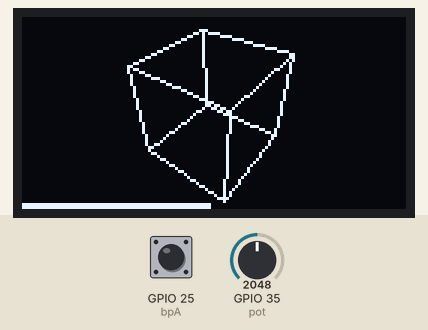
Simulated run of this program. Board: ESP32 board running MicroPython. On the bench: 128×64 one-colour display. Inputs (shaded band) come from the test bench; at power-on: GPIO 35 (pot) = 2048, GPIO 25 (bpA) LOW (analog values on the 0–4095 scale). Random numbers come from a fixed seed; library files of the repository ran but are not shown: sh1106.py; what the program prints to the serial console is not drawn.

Above: at 1.2 s.
1.3 s: GPIO 35 (pot) set to 88
At 2.34 s:
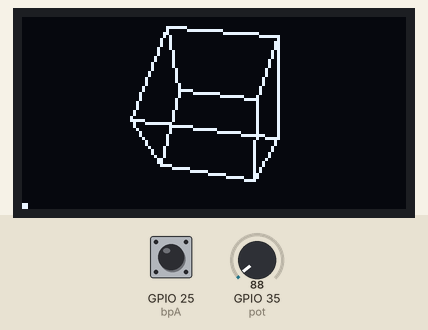
2.8 s: GPIO 25 (bpA) driven HIGH
At 2.8 s:
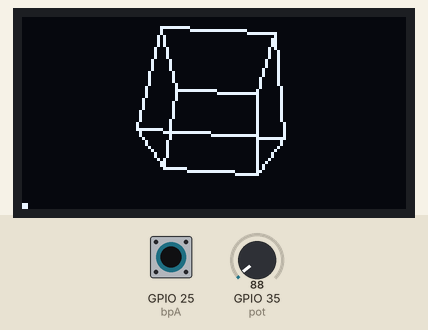
4.3 s: GPIO 25 (bpA) driven LOW
At 4.8 s:
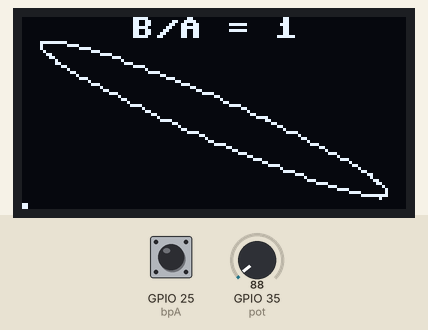
6.0 s: GPIO 35 (pot) set to 22
At 6.6 s:
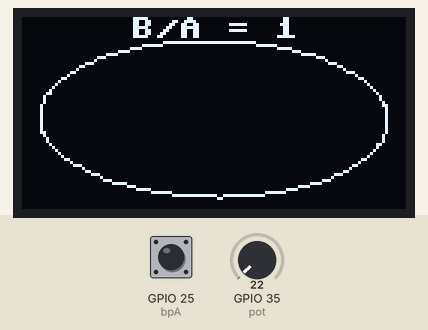
7.6 s: GPIO 35 (pot) set to 102
At 8.7 s:
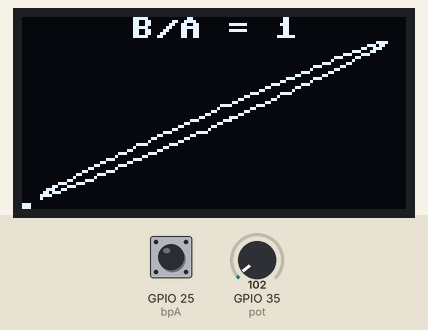
9.1 s: GPIO 25 (bpA) pulsed HIGH 2 times (0.12 s each, 0.3 s apart)
At 9.47 s:
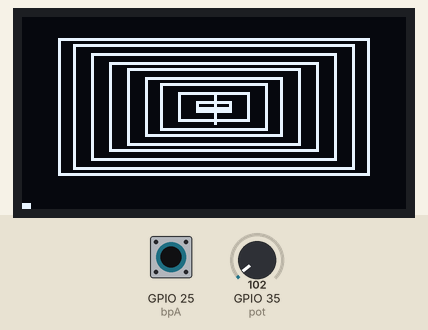

The program:

oled_potentiometre.py
```python
# oled_potentiometre.py — OLED 1.3" + potentiomètre
# -----------------------------------------------------------------------
# Pins : SCL→22  SDA→21  3.3V  GND
#        Pot→35 (broche centrale)   bpA→25 (animation suivante)
#
# 4 animations — le potentiomètre contrôle un paramètre en temps réel :
#   1. Cube 3D       → vitesse de rotation (lent ↔ rapide)
#   2. Lissajous     → ratio B/A  (1=cercle  2=huit  3=trèfle  4=nœud  5=étoile)
#   3. Tunnel infini → vitesse de défilement
#   4. Égaliseur     → énergie / amplitude des barres
#
# Indicateur en bas de l'écran (barre fine) = position du potentiomètre
# -----------------------------------------------------------------------

from machine import I2C, Pin, ADC
from sh1106 import SH1106_I2C
from time import ticks_ms, sleep_ms
from math import sin, cos, pi
import random

i2c     = I2C(scl=Pin(22), sda=Pin(21), freq=400000)
display = SH1106_I2C(128, 64, i2c)

pot = ADC(Pin(35))
pot.atten(ADC.ATTN_11DB)
pot.width(ADC.WIDTH_9BIT)   # 0 – 511

bpA = Pin(25, Pin.IN)

DUREE = 10000   # ms par animation

def pot_val():
    """Valeur normalisée 0.0 → 1.0"""
    return pot.read() / 511.0

def temps_ecoule(t0):
    return ticks_ms() - t0 > DUREE or bpA.value()

def barre_pot(v):
    """Fine barre indicatrice en bas de l'écran"""
    w = int(v * 126)
    display.fill_rect(0, 62, w, 2, 1)


# =============================================================================
# ANIMATION 1 — Cube 3D  (pot = vitesse de rotation)
# =============================================================================

VERTICES = [
    (-1,-1,-1),(1,-1,-1),(1,1,-1),(-1,1,-1),
    (-1,-1, 1),(1,-1, 1),(1,1, 1),(-1,1, 1),
]
EDGES = [
    (0,1),(1,2),(2,3),(3,0),
    (4,5),(5,6),(6,7),(7,4),
    (0,4),(1,5),(2,6),(3,7),
]

def cube():
    ax, ay = 0.0, 0.0
    t0 = ticks_ms()
    while not temps_ecoule(t0):
        v   = pot_val()
        spd = v * 0.09 + 0.004   # 0.004 (lent) → 0.094 (rapide)
        display.fill(0)
        pts = []
        for vx, vy, vz in VERTICES:
            x  = vx * cos(ay) - vz * sin(ay)
            z  = vx * sin(ay) + vz * cos(ay)
            y2 = vy * cos(ax) - z  * sin(ax)
            z2 = vy * sin(ax) + z  * cos(ax)
            fov = 3.5 / (z2 + 4.5)
            pts.append((int(x * 22 * fov + 64), int(y2 * 22 * fov + 30)))
        for a, b in EDGES:
            display.line(pts[a][0], pts[a][1], pts[b][0], pts[b][1], 1)
        barre_pot(v)
        display.show()
        ax += spd * 0.7
        ay += spd
        sleep_ms(20)


# =============================================================================
# ANIMATION 2 — Courbes de Lissajous  (pot = ratio B/A)
# =============================================================================

def lissajous():
    t0    = ticks_ms()
    phase = 0.0
    while not temps_ecoule(t0):
        v     = pot_val()
        ratio = int(v * 4) + 1   # 1, 2, 3, 4 ou 5
        display.fill(0)
        display.text(f"B/A = {ratio}", 36, 0, 1)
        prev_x = prev_y = None
        for i in range(201):
            t = 2 * pi * i / 200
            x = int(58 * sin(t + phase) + 64)
            y = int(26 * sin(ratio * t) + 34)
            if 0 <= x < 128 and 0 <= y < 62:
                if prev_x is not None:
                    display.line(prev_x, prev_y, x, y, 1)
                prev_x, prev_y = x, y
        barre_pot(v)
        display.show()
        phase += 0.05
        sleep_ms(30)


# =============================================================================
# ANIMATION 3 — Tunnel infini  (pot = vitesse de défilement)
# =============================================================================

def tunnel():
    t0    = ticks_ms()
    depth = 0.0
    CX, CY = 64, 30
    while not temps_ecoule(t0):
        v   = pot_val()
        spd = v * 0.04 + 0.003
        display.fill(0)
        for i in range(10):
            z = ((i / 10.0) + depth) % 1.0
            if z < 0.06:
                continue
            w = int(z * 58)
            h = int(z * 26)
            display.rect(CX - w, CY - h, w * 2, h * 2, 1)
        # Croix centrale
        display.line(CX - 5, CY, CX + 5, CY, 1)
        display.line(CX, CY - 5, CX, CY + 5, 1)
        barre_pot(v)
        display.show()
        depth = (depth + spd) % 1.0
        sleep_ms(20)


# =============================================================================
# ANIMATION 4 — Égaliseur  (pot = énergie / amplitude)
# =============================================================================

def egaliseur():
    N    = 16
    hts  = [float(random.randint(2, 8)) for _ in range(N)]
    vels = [0.0] * N
    t0   = ticks_ms()
    while not temps_ecoule(t0):
        v     = pot_val()
        max_h = int(v * 52 + 4)   # 4 px min → 56 px max
        display.fill(0)
        for i in range(N):
            target   = random.randint(int(max_h * 0.3), max_h)
            vels[i] += (target - hts[i]) * 0.1 + random.uniform(-0.4, 0.4)
            vels[i]  = max(-3.0, min(3.0, vels[i]))
            hts[i]  += vels[i]
            hts[i]   = max(2.0, min(float(max_h), hts[i]))
            h = int(hts[i])
            display.fill_rect(i * 8, 60 - h, 7, h, 1)
        barre_pot(v)
        display.show()
        sleep_ms(40)


# =============================================================================
# BOUCLE PRINCIPALE
# =============================================================================

animations = [cube, lissajous, tunnel, egaliseur]
noms       = ["Cube 3D", "Lissajous", "Tunnel", "Egaliseur"]
idx        = 0

print("=== OLED + Potentiometre ===")
print("Pot Pin 35  — controle l'animation en cours")
print("bpA Pin 25  — animation suivante")

while True:
    print(f"-> {noms[idx]}")
    animations[idx]()
    while bpA.value():
        sleep_ms(10)
    idx = (idx + 1) % len(animations)
```

Measured:
- after the input at 2.8 s, every drawn part: stays the same
- after the input at 4.3 s, the display: first changes at once (image 3 shows a later state)
